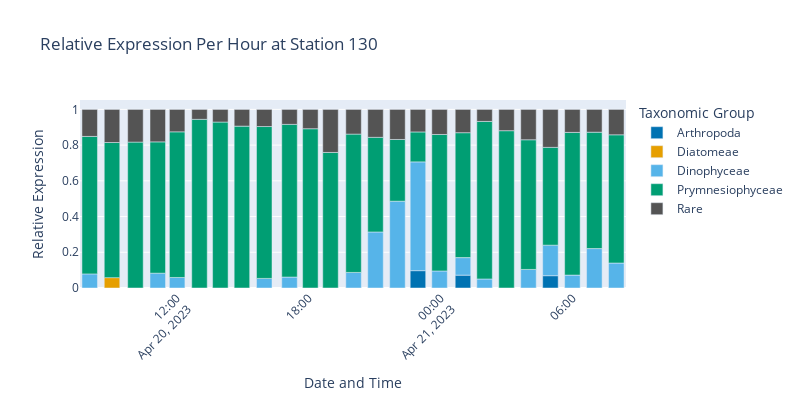

Notebook code cell kept with this figure:
### Code cell
# Filter data based on TPM and p_ident thresholds
filtered_data = data_130[(data_130['p_ident'] >= 0.75)]

# Group by taxonomic level and sample, then sum TPM
grouped_df = filtered_data.groupby(['Taxogroup2_UniEuk', 'Date'])['TPM'].sum().reset_index()

grouped_df.head()
# Normalize TPM sums to get relative expression per hour
total_tpm_per_hour = grouped_df.groupby('Date')['TPM'].transform('sum')
grouped_df['rel_expression_per_hour'] = grouped_df['TPM'] / total_tpm_per_hour

# Combine low-abundant groups into a single 'Rare' category
threshold = 0.05
grouped_df.loc[grouped_df['rel_expression_per_hour'] <= threshold, 'Taxogroup2_UniEuk'] = 'Rare'

# Combine 'core-Noctilucales' and 'Dinophyceae'
grouped_df['Taxogroup2_UniEuk'] = grouped_df['Taxogroup2_UniEuk'].replace({'core-Noctilucales': 'Dinophyceae'})

# Remove categories with no expression
grouped_df = grouped_df[grouped_df['rel_expression_per_hour'] > 0]

# Group once more to combine Rares
grouped_df = grouped_df.groupby(['Taxogroup2_UniEuk', 'Date'])['rel_expression_per_hour'].sum().reset_index()


# Plot
fig = px.bar(grouped_df, 
            x='Date', 
            y='rel_expression_per_hour', 
            color='Taxogroup2_UniEuk',
            title='Relative Expression Per Hour at Station 130',
            category_orders={"Taxogroup2_UniEuk": ['Arthropoda', 'Acantharea', 'Ctenophora', 'Diatomeae', 'Dinophyceae', 
                                                    'Florideophyceae','Odontella', 'Phaeodarea', 'Prymnesiophyceae',
                                                    'Spirotrichea', 'Vertebrata', 'Rare',]},
            color_discrete_map=color_discrete_map
            )

fig.update_layout(
    width=800,
    height=400,
    xaxis_title='Date and Time',
    yaxis_title='Relative Expression',
    xaxis_tickangle=-45,
    legend_title='Taxonomic Group'
)

# Save the figure
filename_base = "../figures/metatranscriptomics/130_relative_expression_per_hour"
fig.write_image(filename_base + ".png", scale=1)
fig.write_image(filename_base + ".svg", scale=1)

fig.show()

### Figure 1 — Plotly figure (JSON) as saved in the notebook; plotly's stock layout.template omitted (floating-point values rounded to 4 significant figures)
{"data": [{"alignmentgroup": "True", "hovertemplate": "Taxogroup2_UniEuk=Arthropoda<br>Date=%{x}<br>rel_expression_per_hour=%{y}<extra></extra>", "legendgroup": "Arthropoda", "marker": {"color": "#0072B2", "pattern": {"shape": ""}}, "name": "Arthropoda", "offsetgroup": "Arthropoda", "orientation": "v", "showlegend": true, "textposition": "auto", "type": "bar", "x": ["2023-04-20T22:58:00", "2023-04-21T01:01:00", "2023-04-21T05:00:00"], "xaxis": "x", "y": [0.09701, 0.07191, 0.06891], "yaxis": "y"}, {"alignmentgroup": "True", "hovertemplate": "Taxogroup2_UniEuk=Diatomeae<br>Date=%{x}<br>rel_expression_per_hour=%{y}<extra></extra>", "legendgroup": "Diatomeae", "marker": {"color": "#E69F00", "pattern": {"shape": ""}}, "name": "Diatomeae", "offsetgroup": "Diatomeae", "orientation": "v", "showlegend": true, "textposition": "auto", "type": "bar", "x": ["2023-04-20T09:02:00"], "xaxis": "x", "y": [0.05808], "yaxis": "y"}, {"alignmentgroup": "True", "hovertemplate": "Taxogroup2_UniEuk=Dinophyceae<br>Date=%{x}<br>rel_expression_per_hour=%{y}<extra></extra>", "legendgroup": "Dinophyceae", "marker": {"color": "#56B4E9", "pattern": {"shape": ""}}, "name": "Dinophyceae", "offsetgroup": "Dinophyceae", "orientation": "v", "showlegend": true, "textposition": "auto", "type": "bar", "x": ["2023-04-20T08:01:00", "2023-04-20T11:07:00", "2023-04-20T12:00:00", "2023-04-20T15:58:00", "2023-04-20T17:07:00", "2023-04-20T20:02:00", "2023-04-20T21:02:00", "2023-04-20T22:02:00", "2023-04-20T22:58:00", "2023-04-20T23:57:00", "2023-04-21T01:01:00", "2023-04-21T02:00:00", "2023-04-21T04:00:00", "2023-04-21T05:00:00", "2023-04-21T06:00:00", "2023-04-21T07:00:00", "2023-04-21T08:00:00"], "xaxis": "x", "y": [0.07908, 0.08296, 0.05891, 0.05362, 0.06131, 0.0872, 0.3138, 0.486, 0.6092, 0.09544, 0.09825, 0.05051, 0.1039, 0.171, 0.07235, 0.2207, 0.1398], "yaxis": "y"}, {"alignmentgroup": "True", "hovertemplate": "Taxogroup2_UniEuk=Prymnesiophyceae<br>Date=%{x}<br>rel_expression_per_hour=%{y}<extra></extra>", "legendgroup": "Prymnesiophyceae", "marker": {"color": "#009E73", "pattern": {"shape": ""}}, "name": "Prymnesiophyceae", "offsetgroup": "Prymnesiophyceae", "orientation": "v", "showlegend": true, "textposition": "auto", "type": "bar", "x": ["2023-04-20T08:01:00", "2023-04-20T09:02:00", "2023-04-20T10:06:00", "2023-04-20T11:07:00", "2023-04-20T12:00:00", "2023-04-20T13:01:00", "2023-04-20T13:58:00", "2023-04-20T14:57:00", "2023-04-20T15:58:00", "2023-04-20T17:07:00", "2023-04-20T18:04:00", "2023-04-20T18:59:00", "2023-04-20T20:02:00", "2023-04-20T21:02:00", "2023-04-20T22:02:00", "2023-04-20T22:58:00", "2023-04-20T23:57:00", "2023-04-21T01:01:00", "2023-04-21T02:00:00", "2023-04-21T03:00:00", "2023-04-21T04:00:00", "2023-04-21T05:00:00", "2023-04-21T06:00:00", "2023-04-21T07:00:00", "2023-04-21T08:00:00"], "xaxis": "x", "y": [0.7697, 0.7565, 0.8169, 0.7353, 0.8156, 0.9444, 0.9292, 0.9062, 0.8505, 0.8549, 0.8917, 0.759, 0.7745, 0.5298, 0.3456, 0.1676, 0.7642, 0.6994, 0.8822, 0.8808, 0.7261, 0.5476, 0.7989, 0.6518, 0.718], "yaxis": "y"}, {"alignmentgroup": "True", "hovertemplate": "Taxogroup2_UniEuk=Rare<br>Date=%{x}<br>rel_expression_per_hour=%{y}<extra></extra>", "legendgroup": "Rare", "marker": {"color": "#545454", "pattern": {"shape": ""}}, "name": "Rare", "offsetgroup": "Rare", "orientation": "v", "showlegend": true, "textposition": "auto", "type": "bar", "x": ["2023-04-20T08:01:00", "2023-04-20T09:02:00", "2023-04-20T10:06:00", "2023-04-20T11:07:00", "2023-04-20T12:00:00", "2023-04-20T13:01:00", "2023-04-20T13:58:00", "2023-04-20T14:57:00", "2023-04-20T15:58:00", "2023-04-20T17:07:00", "2023-04-20T18:04:00", "2023-04-20T18:59:00", "2023-04-20T20:02:00", "2023-04-20T21:02:00", "2023-04-20T22:02:00", "2023-04-20T22:58:00", "2023-04-20T23:57:00", "2023-04-21T01:01:00", "2023-04-21T02:00:00", "2023-04-21T03:00:00", "2023-04-21T04:00:00", "2023-04-21T05:00:00", "2023-04-21T06:00:00", "2023-04-21T07:00:00", "2023-04-21T08:00:00"], "xaxis": "x", "y": [0.1513, 0.1854, 0.1831, 0.1818, 0.1255, 0.05558, 0.0708, 0.09375, 0.09589, 0.08377, 0.1083, 0.241, 0.1383, 0.1565, 0.1684, 0.1262, 0.1403, 0.1304, 0.06727, 0.1192, 0.17, 0.2125, 0.1287, 0.1275, 0.1421], "yaxis": "y"}], "layout": {"barmode": "relative", "height": 400, "legend": {"title": {"text": "Taxonomic Group"}, "tracegroupgap": 0}, "title": {"text": "Relative Expression Per Hour at Station 130"}, "width": 800, "xaxis": {"anchor": "y", "domain": [0, 1], "tickangle": -45, "title": {"text": "Date and Time"}}, "yaxis": {"anchor": "x", "domain": [0, 1], "title": {"text": "Relative Expression"}}}}
